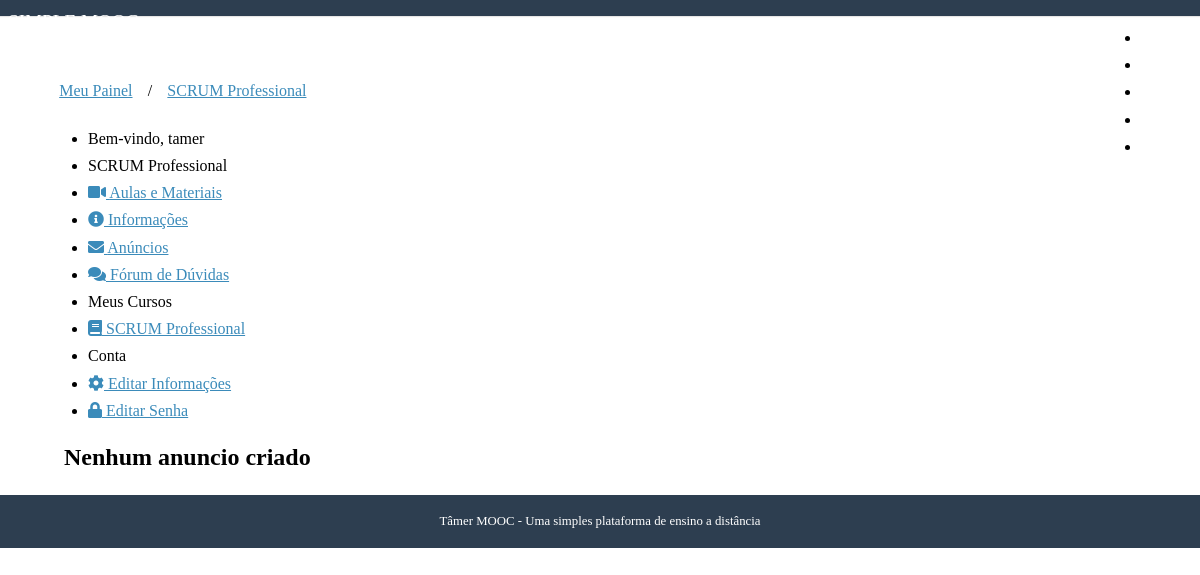
The app's page /cursos/scrum-professional/anuncios/ (signed in), older data.
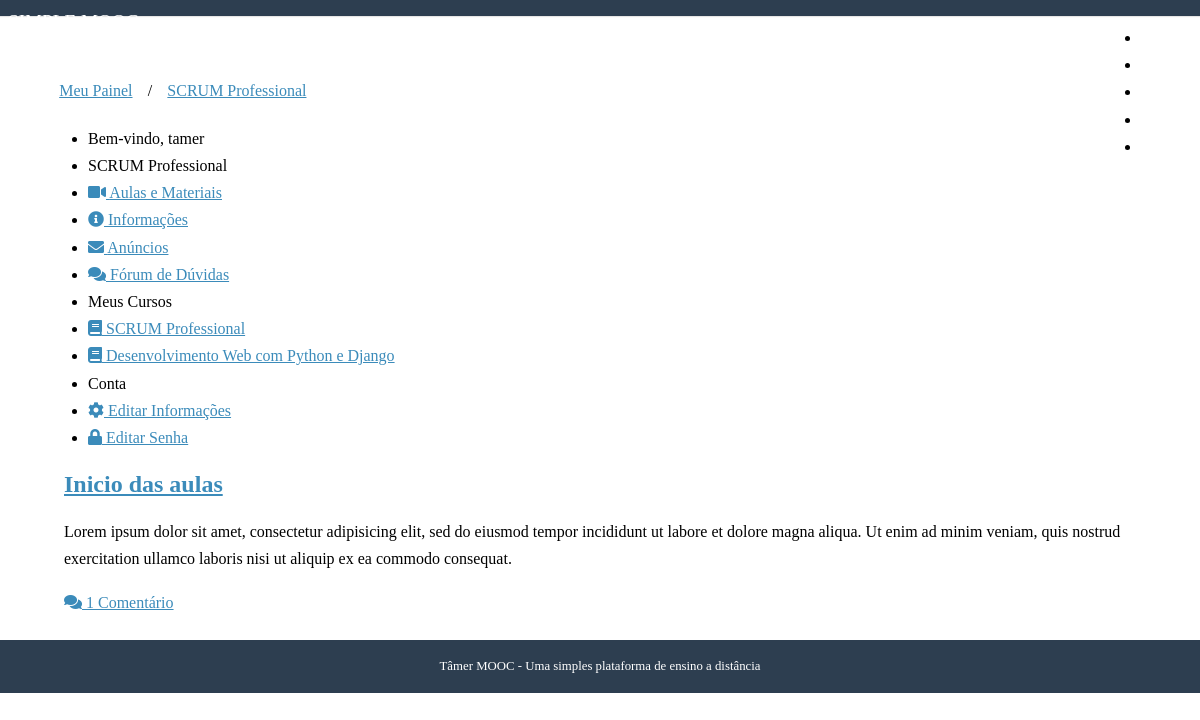
The same page, newer data.
### courses/models.py (models this page shows, shortened)
class Enrollment(models.Model):
    STATUS_CHOICE = (
        (0, 'Pendente'), (1, 'Aprovado'), (2, 'Cancelado'),
    )
    user          = models.ForeignKey(
        settings.AUTH_USER_MODEL, verbose_name='Usuário', related_name='enrollments', on_delete=models.NOT_PROVIDED
    )
    course        = models.ForeignKey(
        Course, verbose_name='Curso', related_name='enrollments', on_delete=models.NOT_PROVIDED
    )
    status        = models.IntegerField(
        'Situação', choices=STATUS_CHOICE, default=0, blank=True
    )
    created_at    = models.DateTimeField('Criado em', auto_now_add=True)
    apdated_at    = models.DateTimeField('Atualizado em', auto_now = True)
    class Meta:
        verbose_name        = 'Inscrição'
        verbose_name_plural = 'Inscrições'
        unique_together     = (('user', 'course'),)

class Course(models.Model):
    name          = models.CharField('Nome', max_length = 100)
    slug          = models.SlugField('Atalho')
    about         = models.CharField('Descrição breve', blank = True, max_length = 250)
    description   = models.TextField('Descrição completa', blank = True)
    start_date    = models.DateField(
        'Data de Início', null = True, blank = True
    )                                                                           #blank = True diz que não é obrigatório preender
    image         = models.ImageField(
        upload_to = 'courses/images', verbose_name = 'Imagem', null = True, blank = True
    )
    created_at    = models.DateTimeField('Criado em', auto_now_add=True)
    updated_at    = models.DateTimeField('Atualizado em', auto_now=True)
    objects       = CourseManager()
    def __str__(self):
        return(self.name)
    class Meta:
        verbose_name        = 'Curso'
        verbose_name_plural = 'Cursos'
        ordering            = ['name']

class Announcement(models.Model):
    course  = models.ForeignKey(Course, verbose_name='Curso', related_name='announcements' ,on_delete=models.NOT_PROVIDED)
    title   = models.CharField('Título', max_length=100)
    content = models.TextField('Conteúdo')
    created_at = models.DateTimeField('Criado em', auto_now_add=True)
    updated_at = models.DateTimeField('Atualizado em', auto_now=True)
    def __str__(self):
        return self.title
    class Meta:
        verbose_name        = 'Anúncio'
        verbose_name_plural = 'Anúncios'
        ordering            = ['-created_at']

### courses/views.py (the view, shortened to what this page needs)
# urls.py: path('<slug:slug>/anuncios/', views.announcements, name='announcements'),
@login_required
def announcements(request, slug):
    course         = get_object_or_404(Course, slug=slug)
    template = 'courses/announcements.html'
    context = {
        'course': course,
        'announcements': course.announcements.all()
    }
    return render(request, template, context)

### accounts/models.py (called while the page is built)
    def __str__(self):
        return self.name or self.username

### courses/templatetags/courses_tags.py (called while the page is built)
@register.simple_tag
def load_my_courses(user):
    return Enrollment.objects.filter(user=user)

### courses/templates/courses/announcements.html
{% extends "courses/course_dashboard.html" %}
{% block dashboard_content %}
{% for announcement in announcements %}
    <div class="well">
        <h2><a href="{% url 'courses:show_announcement' course.slug announcement.pk %}">{{ announcement }}</a></h2>
        {{ announcement.content|linebreaks }}
        <p>
            {% with counter=announcement.comments.count %}
            <a href="{% url 'courses:show_announcement' course.slug announcement.pk %}#comments" title=""><i class="fa fa-comments"></i>
                {{ counter }} Comentário{{ counter|pluralize }}</a>
            {% endwith %}
        </p>
    </div>
{% empty %}
<div class="well">
    <h2>Nenhum anuncio criado</h2>
</div>
{% endfor %}
{% endblock %}

### accounts/templates/dashboard.html (shortened to what this page needs)
{% extends "base.html" %}
{% load courses_tags %}
{% block content %}
{% load_my_courses user as enrollments %}
<div class="pure-g-r content-ribbon">
    <div class="pure-u-1">
        <ul class="breadcrumb">
            {% block breadcrumb %}
            <li><a href="{% url 'accounts:dashboard' %}">Meu Painel</a></li>
            {% endblock %}
        </ul>
    </div>
    <div class="pure-u-1-3">
        <div class="pure-menu pure-menu-open">
            <ul>
                <li class= "pure-menu-heading">Bem-vindo, {{ user }}</li>
                {% block menu_options %}
                    <li class="pure-menu-heading">Meus Cursos</li>
                    {% for enrollment in enrollments %}
                        <li><a href="{% url 'courses:announcements' enrollment.course.slug %}">
                            <i class="fas fa-book"></i> {{ enrollment.course }}</a></li>
                        {% empty %}
                            <li>Nenhum curso disponível</li>
                    {% endfor %}
                    <li class="pure-menu-heading"> Conta </li>
                    <li><a href="{% url 'accounts:edit' %}"><i class="fas fa-cog"></i> Editar Informações </a></li>
                    <li><a href="{% url 'accounts:edit_password' %}"><i class="fas fa-lock"></i> Editar Senha</a></li>
                {% endblock %}
            </ul>
        </div>
    </div>
    <div class="pure-u-2-3">
        <div class="inner">
            {% block dashboard_content %}{% endblock %}
        </div>
    </div>
</div>
{% endblock %}

Row changes from the older to the newer data that the page shows:
added Enrollment: course "Desenvolvimento Web com Python e Django"
added Announcement: title "Inicio das aulas", content "Lorem ipsum dolor sit amet, consectetur adipisicing elit, sed do eiusmod tempor incididunt ut labore et dolore magna aliqua. Ut enim ad minim veniam, quis nostrud exercitation ullamco laboris nisi ut aliquip ex ea commodo consequat.", comments.count "1"
Text that changed along with them:
text no longer shown: "Nenhum anuncio criado"
